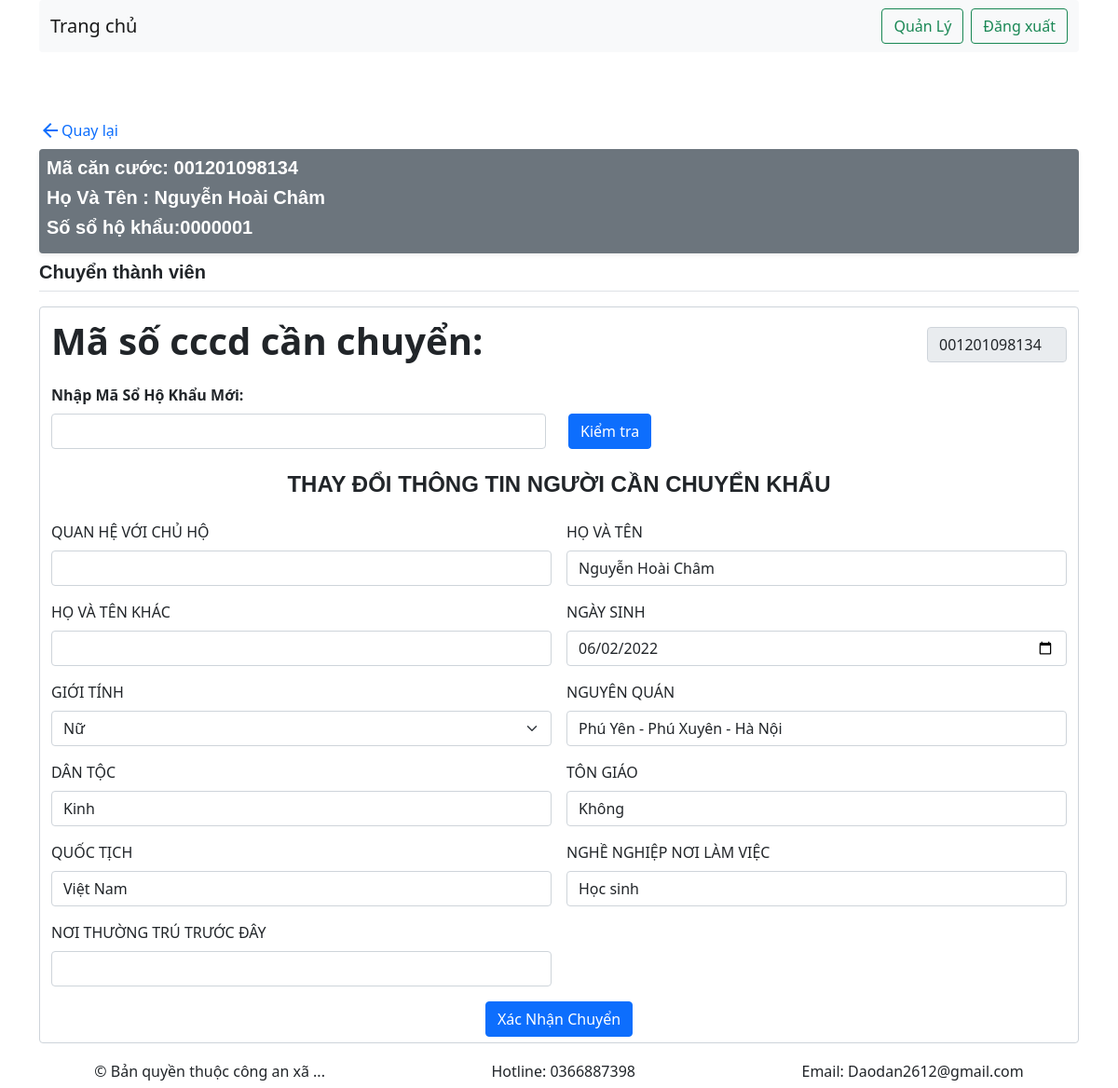
Page /manage/chuyenhokhau/chuyenkhau.php?cccd=001201098134 (signed in) on the committed database.
### tables this page shows
CREATE TABLE `thanhvien` (
  `ma_shk` varchar(9) NOT NULL,
  `cccd` varchar(12) NOT NULL,
  `chuho` tinyint(1) NOT NULL,
  `quanhech` varchar(20) NOT NULL,
  `hoten` varchar(40) NOT NULL,
  `hotenkhac` varchar(40) NOT NULL,
  `ngaysinh` date NOT NULL,
  `gioitinh` varchar(5) NOT NULL,
  `nguyenquan` varchar(200) NOT NULL,
  `dantoc` varchar(15) NOT NULL,
  `tongiao` varchar(40) NOT NULL,
  `quoctich` varchar(30) NOT NULL,
  `nghenghiepnoilamviec` varchar(200) NOT NULL,
  `noithuongtrutruocday` varchar(200) NOT NULL
);

### model.php (called while the page is built, shortened)
<?php
class Process{
    public function connectDb() {
        $connection = mysqli_connect(DB_HOST, DB_USERNAME, DB_PASSWORD, DB_NAME);
        return $connection;
    }
    function getCB($code, $type, $table){
        $conn = $this->connectDb();
        $querySelect = "SELECT * FROM ".$table." WHERE ".$type."='{$code}'";
        $resultService = mysqli_query($conn, $querySelect);
        if(mysqli_num_rows($resultService)>0){
            $bds = mysqli_fetch_all($resultService, MYSQLI_ASSOC);
            $SEDArr = $bds[0];
            return $SEDArr;
        }else{
            return false;
        }
    }
}
?>

### manage/chuyenhokhau/chuyenkhau.php (the view, shortened to what this page needs)
<?php
require('../partials-front/header.php');
require "../../model.php";
$ps = new Process();
if (!isset($_SESSION['LoginOK'])) {
    header('location: ../../index.php');
} else {
    if (isset($_GET['cccd'])) {
        $cccd = $_GET['cccd'];
        $sql = "Select* from thanhvien where cccd = '$cccd'";
        $result = mysqli_query($conn, $sql);
        $rowinfoshk = mysqli_fetch_assoc($result);
        $rownc = $ps->getCB($cccd, "cccd", "thanhvien");
?>
        <head>
        </head>
        <div class="container" style="margin-top: 72px;">
            <div class="mt-2 mb-2">
                <a href="../shkmanage.php?mashk=<?php echo $rowinfoshk['ma_shk'] ?>" class="text-decoration-none d-flex align-items-center"><span class="material-icons">
                    </span> <span>Quay lại</span> </a>
            </div>
            <div class="bg-secondary rounded shadow-sm p-2 mb-2 text-white">
                <h5>Mã căn cước: <?php echo $cccd ?></h5>
                <h5>Họ Và Tên : <?php echo $rowinfoshk['hoten'] ?></h5>
                <div class="d-flex">
                    <h5>Số sổ hộ khẩu: <h5 id="mashkcu"><?php echo $rowinfoshk['ma_shk'] ?></h5>
                    </h5>
                </div>
            </div>
            <div class="row mb-5">
                <div class="col-md">
                    <nav>
                        <div class="nav nav-tabs" id="nav-tab" role="tablist">
                            <h5>Chuyển thành viên</h5>
                        </div>
                    </nav>
                    <div class="tab-content" id="nav-tabContent">
                        <div class="tab-pane fade show active" id="nav-info" role="tabpanel" aria-labelledby="nav-info-tab">
                            <form action="process-chuyenkhau.php" method="POST" class="form-control mt-3" id="form-check" onsubmit="return check_mashk()" validate>
                                <div class="d-flex flex-row align-items-center justify-content-between">
                                    <span class="me-2 fw-bold fs-1">Mã số cccd cần chuyển: </span>
                                    <input class="form-control mt-2" name="cccdupdate" value="<?php echo $cccd; ?>" style="max-width: 150px;" readonly>
                                </div>
                                <div>
                                    <div class="displayblockshk">
                                        <div class="col-md me-1 mt-3">
                                            <label for="exampleInputEmail1" class="form-label fw-bold">Nhập Mã Sổ Hộ Khẩu Mới:</label>
                                            <div class="row">
                                                <div class="col-md-6 form-group">
                                                    <input type="text" class="form-control" id="mashk-check" name="mashk-check" required>
                                                </div>
                                                <div class="col-md-6">
                                                    <button class="btn btn-primary" type="button" id="button-checkSHK">Kiểm tra</button>
                                                </div>
                                            </div>
                                        </div>
                                    </div>
                                </div>
                                <div class="row g-3 mt-2">
                                    <h4 class="text-center">THAY ĐỔI THÔNG TIN NGƯỜI CẦN CHUYỂN KHẨU</h4>
                                    <div class="col-md-6 form-group">
                                        <label for="validationCustom02" class="form-label">QUAN HỆ VỚI CHỦ HỘ</label>
                                        <input type="text" class="form-control" id="quanhech" name="quanhech" required>
                                    </div>
                                    <div class="col-md-6 form-group">
                                        <label for="validationCustom02" class="form-label">HỌ VÀ TÊN</label>
                                        <input type="text" class="form-control" id="hoten" value="<?php echo $rownc['hoten'] ?>" name="hoten" required>
                                    </div>
                                    <div class="col-md-6">
                                        <label for="validationCustom02" class="form-label">HỌ VÀ TÊN KHÁC</label>
                                        <input type="text" class="form-control" id="validationCustom02" value="<?php echo $rownc['hotenkhac'] ?>" name="hotenkhac">
                                    </div>
                                    <div class="col-md-6 form-group">
                                        <label for="validationCustom02" class="form-label">NGÀY SINH</label>
                                        <input type="date" class="form-control" id="ngaysinh" value="<?php echo $rownc['ngaysinh'] ?>" name="ngaysinh" required>
                                    </div>
                                    <div class="col-md-6 form-group">
                                        <label for="validationCustom02" class="form-label">GIỚI TÍNH</label>
                                        <select class="form-select" aria-label="Default select example" id="gioitinh" name="gioitinh" required>
                                            <?php
                                            if ($rownc['gioitinh'] == "Nam") {
                                            ?>
                                                <option selected value="Nam">Nam</option>
                                                <option value="Nữ">Nữ</option>
                                            <?php
                                            } else {
                                            ?>
                                                <option selected value="Nữ">Nữ</option>
                                            <?php
                                            }
                                            ?>
                                        </select>
                                    </div>
                                    <div class="col-md-6 form-group">
                                        <label for="validationCustom02" class="form-label">NGUYÊN QUÁN</label>
                                        <input type="text" class="form-control" id="nguyenquan" value="<?php echo $rownc['nguyenquan'] ?>" name="nguyenquan" required>
                                    </div>
                                    <div class="col-md-6 form-group">
                                        <label for="validationCustom02" class="form-label">DÂN TỘC</label>
                                        <input type="text" class="form-control" id="dantoc" value="<?php echo $rownc['dantoc'] ?>" name="dantoc" required>
                                    </div>
                                    <div class="col-md-6 form-group">
                                        <label for="validationCustom02" class="form-label">TÔN GIÁO</label>
                                        <input type="text" class="form-control" id="validationCustom02" value="<?php echo $rownc['tongiao'] ?>" name="tongiao">
                                    </div>
                                    <div class="col-md-6 form-group">
                                        <label for="validationCustom02" class="form-label">QUỐC TỊCH</label>
                                        <input type="text" class="form-control" id="quoctich" value="<?php echo $rownc['quoctich'] ?>" name="quoctich" required>
                                    </div>
                                    <div class="col-md-6 form-group">
                                        <label for="validationCustom02" class="form-label">NGHỀ NGHIỆP NƠI LÀM VIỆC</label>
                                        <input type="text" class="form-control" id="nghenghiepnoilamviec" value="<?php echo $rownc['nghenghiepnoilamviec'] ?>" name="nghenghiepnoilamviec" required>
                                    </div>
                                    <div class="col-md-6 form-group">
                                        <label for="validationCustom02" class="form-label">NƠI THƯỜNG TRÚ TRƯỚC ĐÂY</label>
                                        <input type="text" class="form-control" id="validationCustom02" value="<?php echo $rownc['noithuongtrutruocday'] ?>" name="noithuongtrutruocday">
                                    </div>
                                </div>
                                <div class="mt-3 d-flex justify-content-center">
                                    <button class="btn btn-primary" type="submit" id="smUpdateshk" name="smUpdateshk" onclick="return confirm('Bạn chắc chắn muốn chuyển?')">Xác Nhận Chuyển</button>
                                </div>
                        </div>
                    </div>
                </div>
            </div>
        </div>
<?php
        require("../partials-front/footer.php");
    }
}
?>
</body>
</html>

### style/style.css (style rules this page uses)
html { font-family: Arial, Helvetica, sans-serif; }
h1,h2,h3,h4,h5,h6 { font-family: Arial, Helvetica, sans-serif; font-weight: 600; }

### rows in the picture
thanhvien: hoten "Nguyễn Hoài Châm", ma_shk "0000001", ngaysinh "06/02/2022", gioitinh "Nữ", nguyenquan "Phú Yên - Phú Xuyên - Hà Nội", dantoc "Kinh", tongiao "Không", quoctich "Việt Nam", nghenghiepnoilamviec "Học sinh"

### other values in the picture
$cccd "001201098134"
